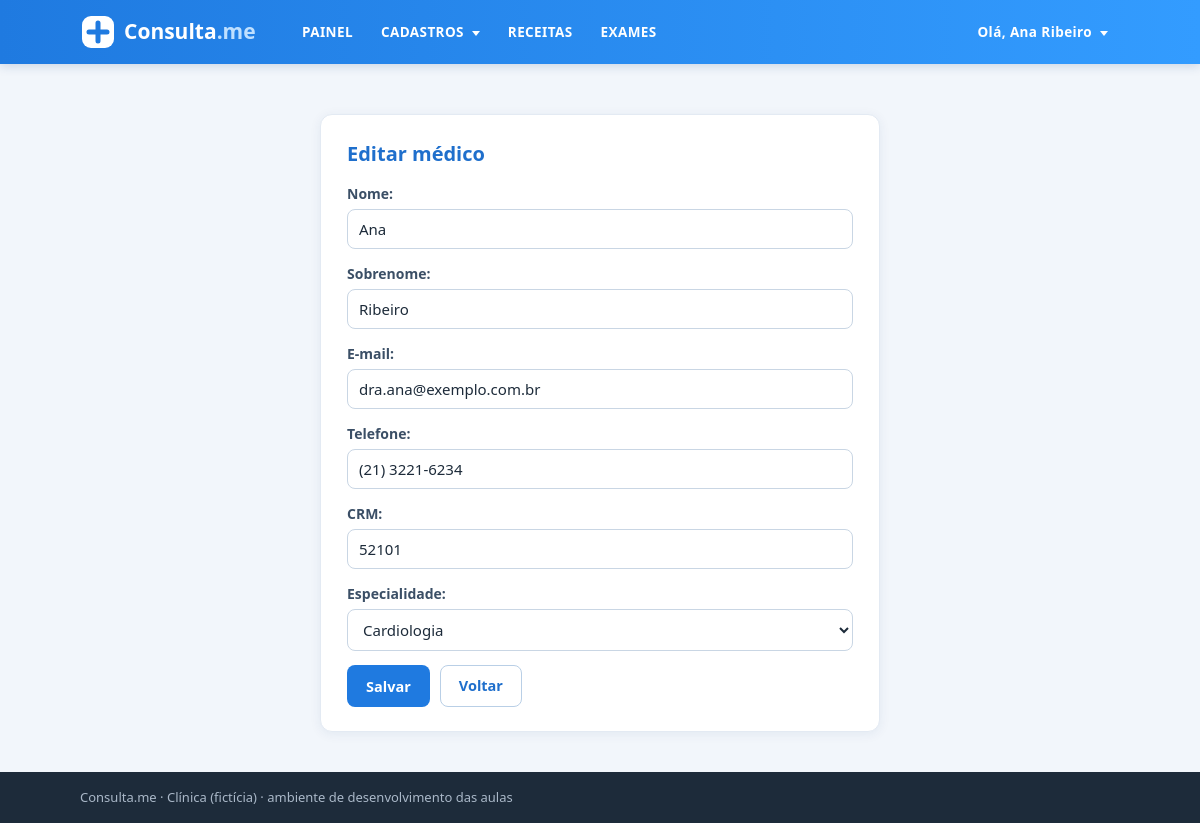
Page /medicos/1/editar/ (signed in) on the committed database.
### intranet/models.py (models this page shows, shortened)
class Medico(models.Model):
    nome = models.CharField(max_length=30)
    sobrenome = models.CharField(max_length=30)
    email = models.EmailField()
    criacao_data = models.DateTimeField(default=timezone.now)
    telefone = models.CharField(max_length=15)
    crm = models.CharField(max_length=6)
    especialidade = models.CharField(max_length=20)
    ativo = models.BooleanField(default=True)
    mensagem = models.TextField(blank=True)
    imagem = models.ImageField(upload_to='img/%Y/%m', blank=True)
    usuario = models.OneToOneField(
        settings.AUTH_USER_MODEL,
        on_delete=models.SET_NULL,
        null=True, blank=True,
        related_name='medico',
    )

### intranet/views.py (the view)
# urls.py: path('medicos/<int:pk>/editar/', views.MedicoUpdateView.as_view(), name='medico-update'),
class MedicoUpdateView(LoginRequiredMixin, TituloMixin, UpdateView):
    model = Medico
    form_class = MedicoForm
    template_name = 'intranet/medicos/formulario.html'   # reaproveita o template do cadastro
    success_url = reverse_lazy('intranet:medico-list')
    titulo = 'Editar médico'

### intranet/forms.py
class MedicoForm(forms.ModelForm):
    especialidade = forms.ChoiceField(
        choices=[('', 'Selecione uma especialidade')] + ESPECIALIDADES,
        label='Especialidade',
    )
    class Meta: # A classe Meta serve para configurar o form
        model = Medico # Define o model que o form representa
        fields = ['nome', 'sobrenome', 'email', 'telefone', 'crm', 'especialidade']
        labels = {'email': 'E-mail', 'crm': 'CRM'}

### intranet/views.py (called while the page is built)
    def get_context_data(self, **kwargs):
        ctx = super().get_context_data(**kwargs)
        ctx['titulo'] = self.titulo
        return ctx

### intranet/templates/intranet/medicos/formulario.html (shortened to what this page needs)
{% extends 'intranet/base_logado.html' %}
{% block content %}
<main class="container">
  <section class="card form-card">
    <h2 class="title">{{ titulo }}</h2>
    <form method="post">
      {% include 'intranet/_campos.html' %}
      <div class="buttons">
        <button type="submit" class="btn btn-primary">Salvar</button>
        <a href="{% url 'intranet:medico-list' %}" class="btn btn-secondary">Voltar</a>
      </div>
    </form>
  </section>
</main>
{% endblock %}

### intranet/templates/intranet/base_logado.html (shortened to what this page needs)
{% extends 'intranet/base.html' %}
{% load static %}
{% block header %}
<header class="header">
  <div class="container header-container">
    <a class="logo" href="{% url 'intranet:painel' %}">
      <img src="{% static 'intranet/assets/logo.svg' %}" alt="Consulta.me">
    </a>
    <nav class="main-nav">
      <ul class="nav-left">
        <li><a href="{% url 'intranet:painel' %}">PAINEL</a></li>
        <li class="dropdown">
          <a href="#">CADASTROS <i class="arrow-down"></i></a>
        </li>
        <li><a href="{% url 'intranet:receita-list' %}">RECEITAS</a></li>
        <li><a href="{% url 'intranet:exames' %}">EXAMES</a></li>
      </ul>
      <ul class="nav-right">
        <li class="dropdown">
          <a href="#">
            Olá, <span>{{ request.user.get_full_name|default:request.user.username }}</span> <i class="arrow-down"></i>
          </a>
        </li>
      </ul>
    </nav>
  </div>
</header>
{% endblock %}

### intranet/templates/intranet/_campos.html (shortened to what this page needs)
{% for campo in form %}
<div class="form-group">
  {{ campo.label_tag }}
  {{ campo }}
</div>
{% endfor %}

### intranet/static/intranet/style.css (style rules this page uses)
* { box-sizing: border-box; margin: 0; padding: 0; }
body { font-family: 'Segoe UI', Helvetica, Arial, sans-serif; background: #f2f6fb; color: #1d2b3a; line-height: 1.5; min-height: 100vh; display: flex; flex-direction: column; }
a { color: #1f7ae0; text-decoration: none; }
.container { width: 100%; max-width: 1080px; margin: 0 auto; padding: 0 20px; }
main.container { flex: 1; padding-top: 28px; padding-bottom: 40px; }
.header { background: #339cff; background: linear-gradient(90deg, #1f7ae0, #339cff); box-shadow: 0 2px 10px rgba(20, 60, 120, .18); }
.header-container { display: flex; align-items: center; justify-content: space-between; min-height: 64px; gap: 20px; }
.logo img { display: block; height: 40px; }
.main-nav { display: flex; align-items: center; justify-content: space-between; flex: 1; gap: 20px; }
.main-nav ul { list-style: none; display: flex; align-items: center; gap: 4px; }
.main-nav > ul > li > a { display: block; padding: 20px 12px; color: #fff; font-weight: 600; font-size: 13.5px; letter-spacing: .03em; }
.arrow-down { display: inline-block; width: 0; height: 0; margin-left: 4px; vertical-align: middle; border-left: 4px solid transparent; border-right: 4px solid transparent; border-top: 5px solid #fff; }
.header .dropdown { position: relative; }
.card { background: #fff; border-radius: 12px; padding: 24px 26px; margin-top: 22px; box-shadow: 0 2px 12px rgba(20, 60, 120, .07); border: 1px solid #e3eaf3; }
.form-card { max-width: 560px; margin-left: auto; margin-right: auto; }
.title { font-size: 20px; color: #1f6fcc; margin-bottom: 14px; }
.form-group { margin-bottom: 14px; display: flex; flex-direction: column; gap: 5px; }
.form-group label { font-weight: 600; font-size: 14px; color: #3b4f66; }
.form-group input, .form-group select, .form-group textarea { width: 100%; padding: 9px 11px; font-size: 15px; font-family: inherit; color: inherit; border: 1px solid #c9d6e4; border-radius: 8px; background: #fff; }
.buttons { display: flex; gap: 10px; margin-top: 8px; }
.btn { display: inline-block; padding: 9px 18px; border-radius: 8px; border: 1px solid transparent; font-size: 14.5px; font-weight: 600; cursor: pointer; font-family: inherit; text-align: center; }
.btn-primary { background: #1f7ae0; color: #fff; }
.btn-secondary { background: #fff; color: #1f6fcc; border-color: #b9cfe6; }

### rows in the picture
Medico: form "Ana" "Ribeiro" "dra.ana@exemplo.com.br" "(21) 3221-6234" "52101" "Cardiologia"

### other values in the picture
{{ request.user.get_full_name|default:request.user.username }} "Ana Ribeiro"
{{ titulo }} "Editar médico"
{{ campo.label_tag }} "Nome:" "Sobrenome:" "E-mail:" "Telefone:" "CRM:" "Especialidade:"
